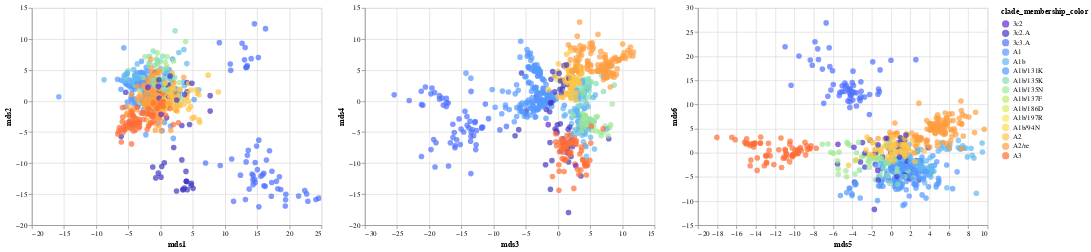

Source (notebook cell):
### Code cell
chart_12_mds = scatterplot_with_tooltip_interactive(merged_mds_df_ha,'mds1','mds2',"mds1","mds2",['strain','clade_membership'],'clade_membership_color:N', domain, range_)
chart_34_mds = scatterplot_with_tooltip_interactive(merged_mds_df_ha,'mds3','mds4',"mds3","mds4",['strain','clade_membership'],'clade_membership_color:N', domain, range_)
chart_56_mds = scatterplot_with_tooltip_interactive(merged_mds_df_ha,'mds5','mds6',"mds5","mds6",['strain','clade_membership'],'clade_membership_color:N', domain, range_)
chart_12_mds|chart_34_mds|chart_56_mds

### Figure 1 — Vega-Lite specification as saved in the notebook (floating-point values rounded to 4 significant figures; data arrays with more than 128 entries replaced by an {"elided": "..."} marker saying what was removed)
{"config": {"view": {"continuousWidth": 400, "continuousHeight": 300}}, "hconcat": [{"mark": {"type": "circle", "size": 60}, "encoding": {"color": {"type": "nominal", "field": "clade_membership_color", "scale": {"domain": ["3c2", "3c2.A", "3c3.A", "A1", "A1b", "A1b/131K", "A1b/135K", "A1b/135N", "A1b/137F", "A1b/186D", "A1b/197R", "A1b/94N", "A2", "A2/re", "A3"], "range": ["#6626d4", "#4138c3", "#4e70ff", "#5499ff", "#61b8f0", "#5499ff", "#87dfb3", "#a0e994", "#bdee78", "#ddee64", "#f8e957", "#ffdb4e", "#ffc348", "#ff9e40", "#ff6e36"]}}, "tooltip": [{"type": "nominal", "field": "strain"}, {"type": "nominal", "field": "clade_membership"}], "x": {"type": "quantitative", "field": "mds1", "title": "mds1"}, "y": {"type": "quantitative", "field": "mds2", "title": "mds2"}}, "selection": {"selector055": {"type": "interval", "bind": "scales", "encodings": ["x", "y"]}}}, {"mark": {"type": "circle", "size": 60}, "encoding": {"color": {"type": "nominal", "field": "clade_membership_color", "scale": {"domain": ["3c2", "3c2.A", "3c3.A", "A1", "A1b", "A1b/131K", "A1b/135K", "A1b/135N", "A1b/137F", "A1b/186D", "A1b/197R", "A1b/94N", "A2", "A2/re", "A3"], "range": ["#6626d4", "#4138c3", "#4e70ff", "#5499ff", "#61b8f0", "#5499ff", "#87dfb3", "#a0e994", "#bdee78", "#ddee64", "#f8e957", "#ffdb4e", "#ffc348", "#ff9e40", "#ff6e36"]}}, "tooltip": [{"type": "nominal", "field": "strain"}, {"type": "nominal", "field": "clade_membership"}], "x": {"type": "quantitative", "field": "mds3", "title": "mds3"}, "y": {"type": "quantitative", "field": "mds4", "title": "mds4"}}, "selection": {"selector057": {"type": "interval", "bind": "scales", "encodings": ["x", "y"]}}}, {"mark": {"type": "circle", "size": 60}, "encoding": {"color": {"type": "nominal", "field": "clade_membership_color", "scale": {"domain": ["3c2", "3c2.A", "3c3.A", "A1", "A1b", "A1b/131K", "A1b/135K", "A1b/135N", "A1b/137F", "A1b/186D", "A1b/197R", "A1b/94N", "A2", "A2/re", "A3"], "range": ["#6626d4", "#4138c3", "#4e70ff", "#5499ff", "#61b8f0", "#5499ff", "#87dfb3", "#a0e994", "#bdee78", "#ddee64", "#f8e957", "#ffdb4e", "#ffc348", "#ff9e40", "#ff6e36"]}}, "tooltip": [{"type": "nominal", "field": "strain"}, {"type": "nominal", "field": "clade_membership"}], "x": {"type": "quantitative", "field": "mds5", "title": "mds5"}, "y": {"type": "quantitative", "field": "mds6", "title": "mds6"}}, "selection": {"selector059": {"type": "interval", "bind": "scales", "encodings": ["x", "y"]}}}], "data": {"name": "data-87dede8a905b821fb7338302c741afeb"}, "$schema": "https://vega.github.io/schema/vega-lite/v4.8.1.json", "datasets": {"data-87dede8a905b821fb7338302c741afeb": {"elided": "810 records"}}}
